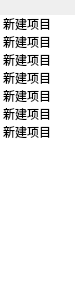
<?xml version="1.0" encoding="UTF-8"?>
<ui version="4.0">
 <class>Form_HideWindow</class>
 <widget class="QWidget" name="Form_HideWindow">
  <property name="geometry">
   <rect>
    <x>0</x>
    <y>0</y>
    <width>75</width>
    <height>289</height>
   </rect>
  </property>
  <property name="windowTitle">
   <string>Form</string>
  </property>
  <layout class="QHBoxLayout" name="horizontalLayout">
   <property name="leftMargin">
    <number>0</number>
   </property>
   <property name="topMargin">
    <number>15</number>
   </property>
   <property name="rightMargin">
    <number>0</number>
   </property>
   <property name="bottomMargin">
    <number>0</number>
   </property>
   <item>
    <widget class="QListWidget" name="listWidget_func">
     <property name="frameShape">
      <enum>QFrame::NoFrame</enum>
     </property>
     <property name="iconSize">
      <size>
       <width>10</width>
       <height>10</height>
      </size>
     </property>
     <item>
      <property name="text">
       <string>新建项目</string>
      </property>
     </item>
     <item>
      <property name="text">
       <string>新建项目</string>
      </property>
     </item>
     <item>
      <property name="text">
       <string>新建项目</string>
      </property>
     </item>
     <item>
      <property name="text">
       <string>新建项目</string>
      </property>
     </item>
     <item>
      <property name="text">
       <string>新建项目</string>
      </property>
     </item>
     <item>
      <property name="text">
       <string>新建项目</string>
      </property>
     </item>
     <item>
      <property name="text">
       <string>新建项目</string>
      </property>
     </item>
    </widget>
   </item>
  </layout>
 </widget>
 <resources/>
 <connections/>
</ui>
